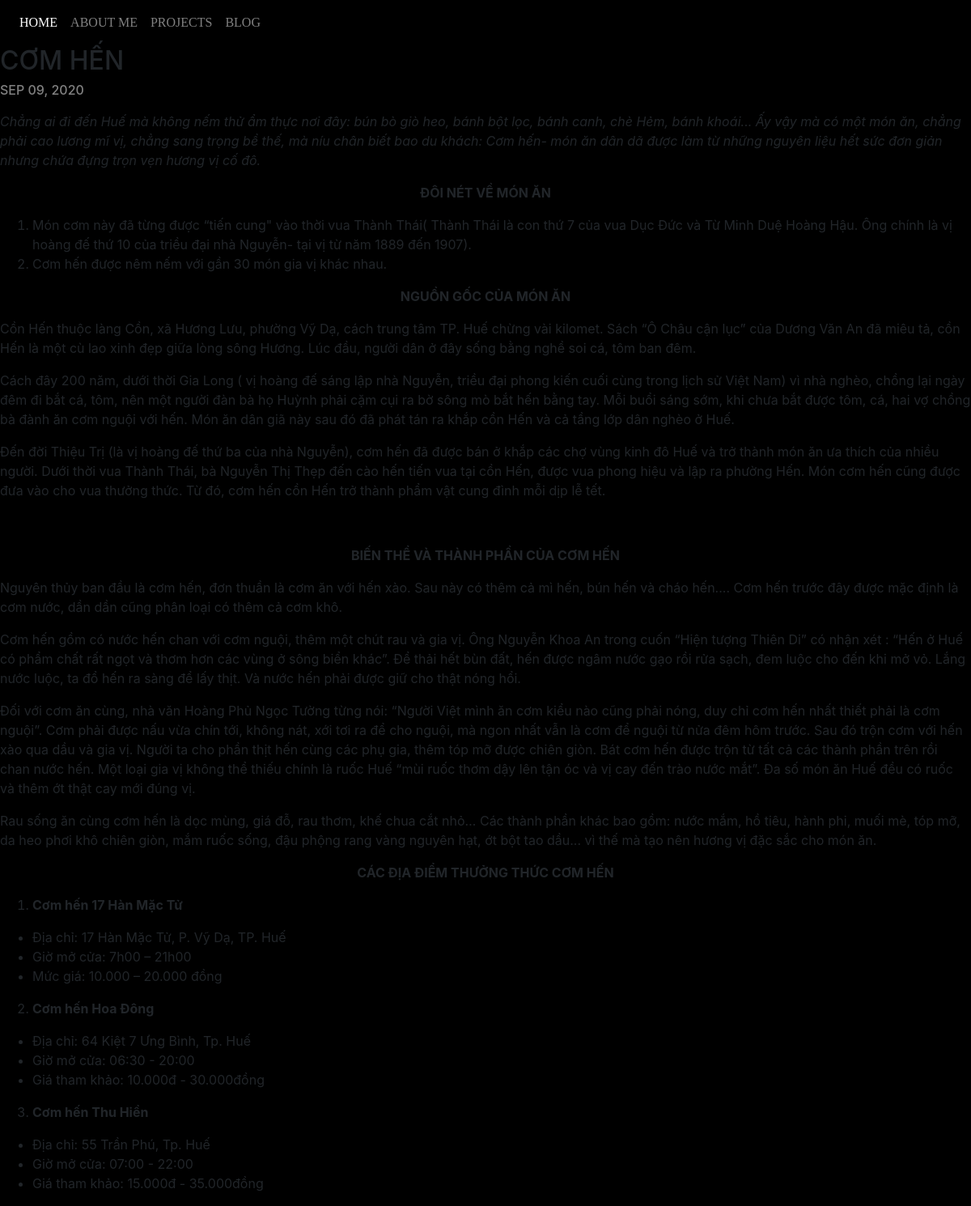
Page /blog/7/ on the committed database.
### blog/models.py (models this page shows, shortened)
class BlogPost(models.Model):
    title = models.CharField(max_length=200)
    description = models.TextField()
    url = models.URLField(blank=True)
    date = models.DateField()

### blog/views.py (the view)
# urls.py: path('<int:blog_id>/', views.detail, name='detail'),
def detail(request, blog_id):
    blog_post = get_object_or_404(BlogPost,pk=blog_id)
    return render(request, 'blog/detail.html',{'id': blog_id, 'blog_post':blog_post})

### blog/templates/blog/detail.html (shortened to what this page needs)
<link rel="stylesheet" href="https://stackpath.bootstrapcdn.com/bootstrap/4.5.2/css/bootstrap.min.css">
{% extends 'portfolio/base.html' %}
{% block content %}
<h2>{{ blog_post.title}}</h2>
<h6 style="color:grey">{{ blog_post.date|date:"M d, Y"|upper }}</h6>
<p>{{ blog_post.description | safe }}</p>
{% endblock %}

### rows in the picture
BlogPost: title "CƠM HẾN", date "SEP 09, 2020", description "Chẳng ai đi đến Huế mà không nếm thử ẩm thực nơi đây: bún bò giò heo, bánh bột lọc, bánh canh, chè Hẻm, bánh khoái... Ấy vậy mà có một món ăn, chẳng phải cao lương mĩ vị, chẳng sang trọng bề thế, mà níu chân biết bao du khách: Cơm hến- món ăn dân dã được làm từ những nguyên liệu hết sức đơn giản nhưng chứa đựng trọn vẹn hương vị cố đô. ĐÔI NÉT VỀ MÓN ĂN Món cơm này đã từng được “tiến cung\" vào thời vua Thành Thái( Thành Thái là con thứ 7 của vua Dục Đức và Từ Minh Duệ Hoàng Hậu. Ông chính là vị hoàng đế thứ 10 của triều đại nhà Nguyễn- tại vị từ năm 1889 đến 1907). Cơm hến được nêm nếm với gần 30 món gia vị khác nhau. NGUỒN GỐC CỦA MÓN ĂN Cồn Hến thuộc làng Cồn, xã Hương Lưu, phường Vỹ Dạ,…"
